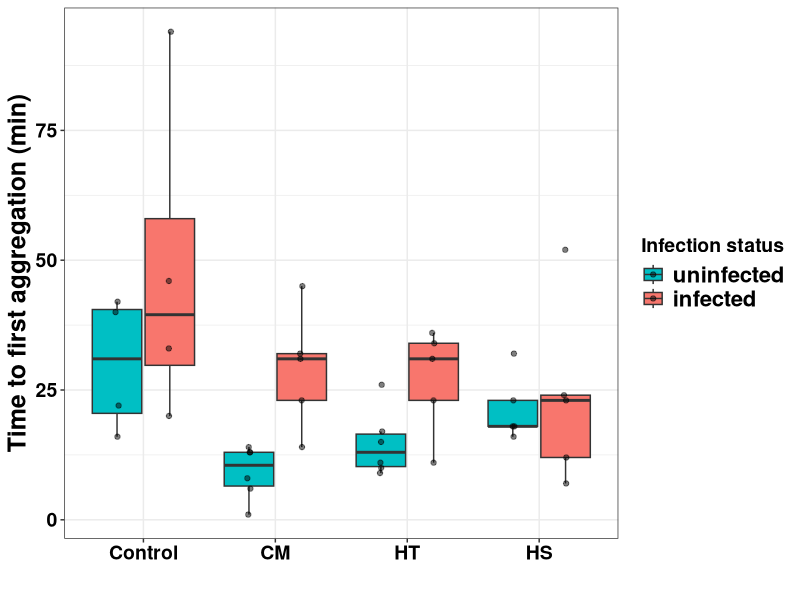
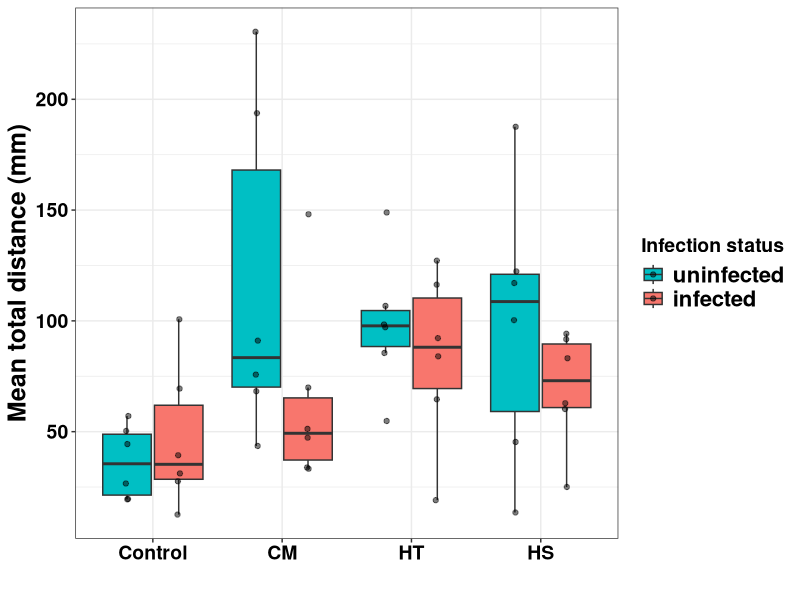
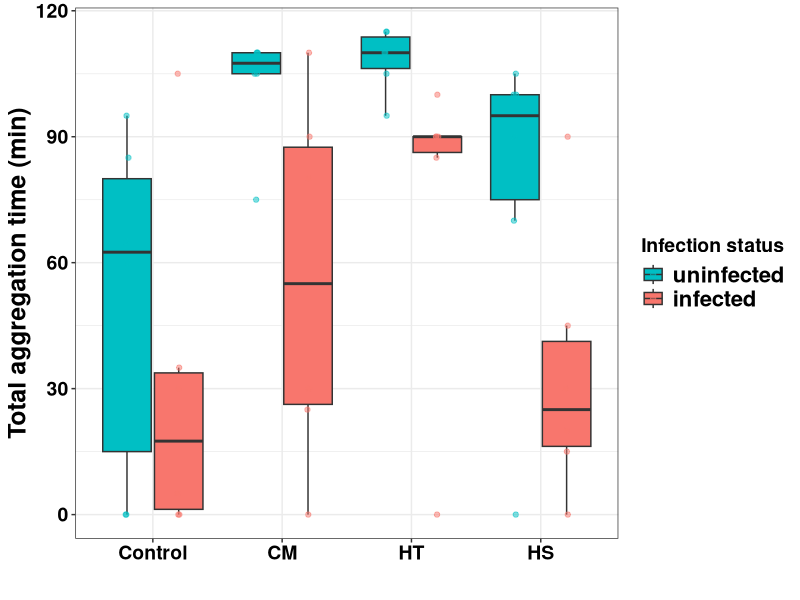
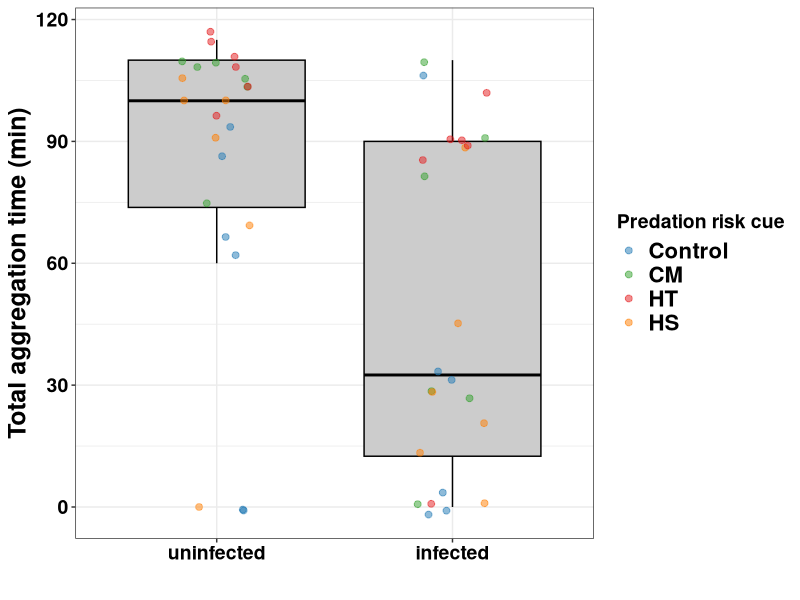
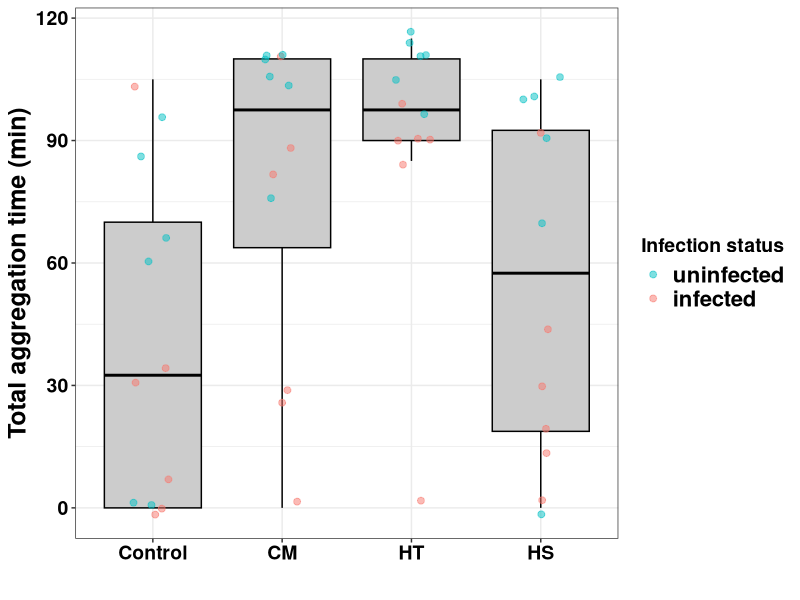
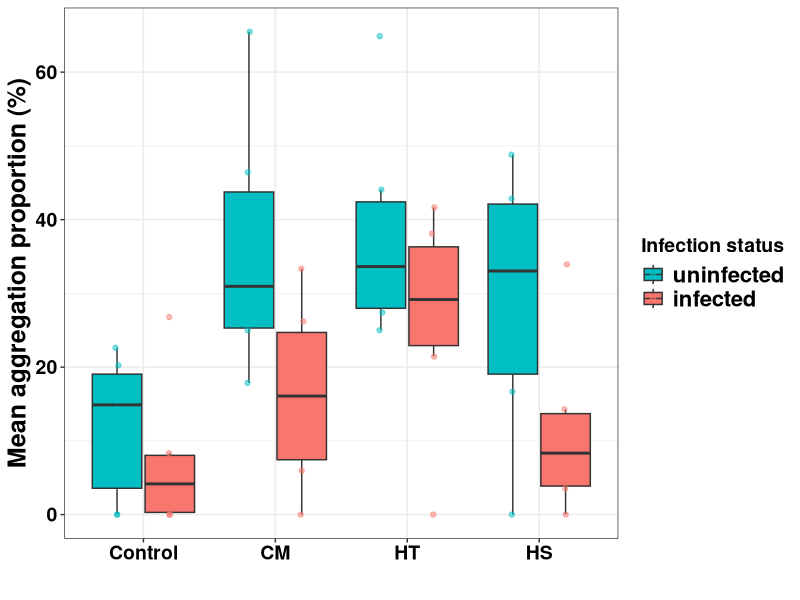
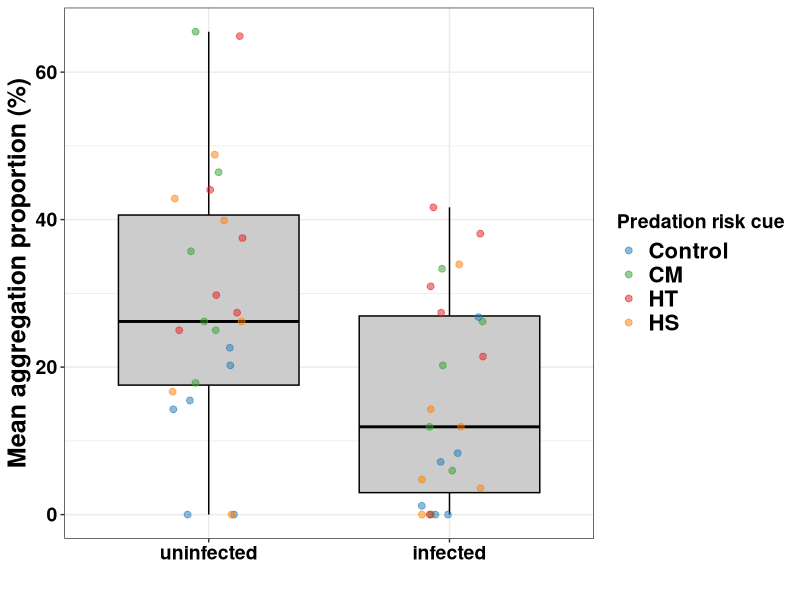
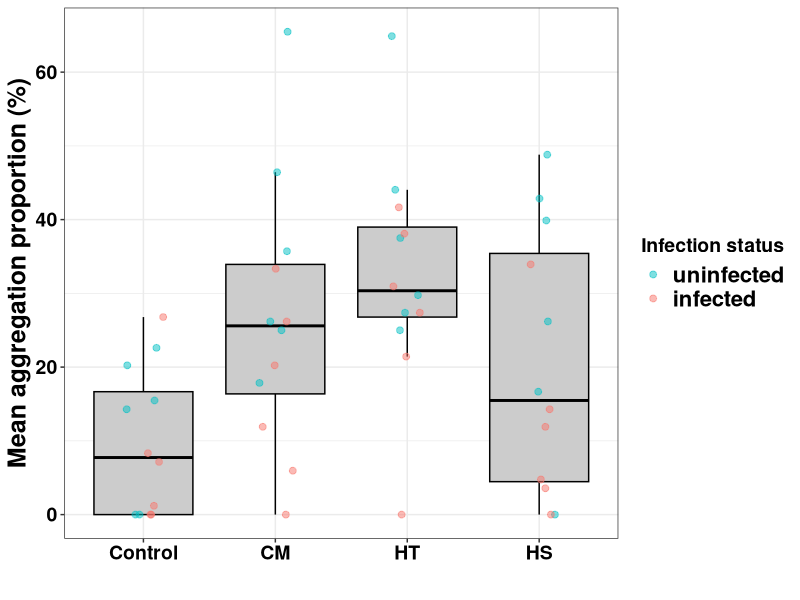

Source code (R) for these figures, in order:
# Mussel Movement & Aggregation - Figures
# Project: Effects of parasitic infection on predation risk responses in
#          blue mussels (Mytilus edulis)
# Plot order follows the analysis code order
# p1-p8: main boxplots (Group x Status)
# p3b, p4b: alternative plots for total_time_agg and mean_A (Status as x-axis)
# p3c, p4c: alternative plots for total_time_agg and mean_A (Group as x-axis,
#           Status as jitter colour)
# p_cor: overall Spearman correlation figure (main)
# p_cor_supp: grouped correlation figure (supplementary)

library(dplyr)
library(ggplot2)
library(ggpubr)
library(tidyr)
library(purrr)

# 0. Data preparation

move_total <- read.csv(
  "data/processed/merged_movement.csv",
  header = TRUE, sep = ",", stringsAsFactors = FALSE, fileEncoding = "UTF-8"
)

move_total$Group  <- factor(move_total$Group,
                            levels = c("Control", "CM", "HT", "HS"))
move_total$Status <- factor(move_total$Status,
                            levels = c("uninfected", "infected"))

# Colour palettes 
col_status <- c("uninfected" = "#00BFC4", "infected" = "#F8766D")
col_group  <- c("Control" = "#1f78b4", "CM" = "#33a02c",
                "HT" = "#e31a1c", "HS" = "#ff7f00")

# Common theme 
base_theme <- theme_bw() +
  theme(
    strip.text   = element_text(face = "bold", size = 16),
    axis.text    = element_text(face = "bold", size = 14, color = "black"),
    axis.title   = element_text(face = "bold", size = 18, color = "black"),
    legend.title = element_text(face = "bold", size = 14, color = "black"),
    legend.text  = element_text(face = "bold", size = 16, color = "black")
  )

# p1: Time to first aggregation - Start_Time (min)
#     Only arenas where aggregation was observed (Aggregated == "yes")

p1 <- move_total %>%
  filter(Aggregated == "yes") %>%
  ggplot(aes(x = Group, y = Start_Time, fill = Status)) +
  geom_boxplot(
    outlier.shape = NA, alpha = 1,
    position = position_dodge(width = 0.8)
  ) +
  geom_jitter(
    alpha = 0.5, size = 1.5,
    position = position_jitterdodge(jitter.width = 0.05, dodge.width = 0.8)
  ) +
  scale_fill_manual(values = col_status) +
  base_theme +
  labs(y = "Time to first aggregation (min)", x = " ",
       fill = "Infection status")

p1

ggsave(
  "outputs/figures/p1_start_time.pdf",
  plot = p1, width = 8, height = 6
)

# p2: Mean total distance - mean_gross_mm (mm)

p2 <- ggplot(move_total,
             aes(x = Group, y = mean_gross_mm, fill = Status)) +
  geom_boxplot(outlier.shape = NA, alpha = 1,
               position = position_dodge(width = 0.8)) +
  geom_jitter(alpha = 0.5, size = 1.5,
              position = position_jitterdodge(jitter.width = 0.05,
                                              dodge.width = 0.8)) +
  scale_fill_manual(values = col_status) +
  base_theme +
  labs(y = "Mean total distance (mm)", x = " ",
       fill = "Infection status")

p2

ggsave(
  "outputs/figures/p2_total_distance.pdf",
  plot = p2, width = 8, height = 6
)

# p3: Total aggregation time - total_time_agg (min)
#     Version A: Group as x-axis, Status as fill

p3 <- ggplot(move_total,
             aes(x = Group, y = total_time_agg, fill = Status)) +
  geom_boxplot(outlier.shape = NA, alpha = 1,
               position = position_dodge(width = 0.8)) +
  geom_jitter(aes(color = Status), alpha = 0.5, size = 1.5,
              position = position_jitterdodge(jitter.width = 0.05,
                                              dodge.width = 0.8)) +
  scale_fill_manual(values = col_status) +
  scale_color_manual(values = col_status) +
  base_theme +
  labs(y = "Total aggregation time (min)", x = " ",
       fill = "Infection status", color = "Infection status")

p3

ggsave(
  "outputs/figures/p3_total_agg_time.pdf",
  plot = p3, width = 8, height = 6
)

# p3b: Total aggregation time - total_time_agg (min)
#      Version B: Status as x-axis, Group as colour
#      Rationale: highlights the infection status effect independently
#                 from cue type

p3b <- ggplot(move_total,
              aes(x = Status, y = total_time_agg)) +
  geom_boxplot(aes(group = Status), fill = "grey80", color = "black",
               outlier.shape = NA) +
  geom_jitter(aes(color = Group), width = 0.15, alpha = 0.5, size = 2) +
  scale_color_manual(values = col_group) +
  base_theme +
  labs(y = "Total aggregation time (min)", x = " ",
       color = "Predation risk cue")

p3b

ggsave(
  "outputs/figures/p3b_total_agg_time_status.pdf",
  plot = p3b, width = 6, height = 6
)

# p3c: Total aggregation time - total_time_agg (min)
#      Group as x-axis, grey boxplot, Status as jitter colour
#      Rationale: highlights cue type effect with infection status shown as points

p3c <- ggplot(move_total,
              aes(x = Group, y = total_time_agg)) +
  geom_boxplot(aes(group = Group), fill = "grey80", color = "black",
               outlier.shape = NA) +
  geom_jitter(aes(color = Status), width = 0.15, alpha = 0.5, size = 2) +
  scale_color_manual(values = col_status) +
  base_theme +
  labs(y = "Total aggregation time (min)", x = " ",
       color = "Infection status")

p3c

ggsave(
  "outputs/figures/p3c_total_agg_time_group.pdf",
  plot = p3c, width = 6, height = 6
)

# p4: Mean aggregation proportion - mean_A (%)
#     Version A: Group as x-axis, Status as fill

p4 <- ggplot(move_total,
             aes(x = Group, y = mean_A, fill = Status)) +
  geom_boxplot(outlier.shape = NA, alpha = 1,
               position = position_dodge(width = 0.8)) +
  geom_jitter(aes(color = Status), alpha = 0.5, size = 1.5,
              position = position_jitterdodge(jitter.width = 0.05,
                                              dodge.width = 0.8)) +
  scale_fill_manual(values = col_status) +
  scale_color_manual(values = col_status) +
  base_theme +
  labs(y = "Mean aggregation proportion (%)", x = " ",
       fill = "Infection status", color = "Infection status")

p4

ggsave(
  "outputs/figures/p4_mean_A.pdf",
  plot = p4, width = 8, height = 6
)

# p4b: Mean aggregation proportion - mean_A (%)
#      Version B: Status as x-axis, Group as colour
#      Rationale: highlights the infection status effect independently
#                 from cue type

p4b <- ggplot(move_total,
              aes(x = Status, y = mean_A)) +
  geom_boxplot(aes(group = Status), fill = "grey80", color = "black",
               outlier.shape = NA) +
  geom_jitter(aes(color = Group), width = 0.15, alpha = 0.5, size = 2) +
  scale_color_manual(values = col_group) +
  base_theme +
  labs(y = "Mean aggregation proportion (%)", x = " ",
       color = "Predation risk cue")

p4b

ggsave(
  "outputs/figures/p4b_mean_A_status.pdf",
  plot = p4b, width = 6, height = 6
)

# p4c: Mean aggregation proportion - mean_A (%)
#      Group as x-axis, grey boxplot, Status as jitter colour
#      Rationale: highlights cue type effect with infection status shown as points

p4c <- ggplot(move_total,
              aes(x = Group, y = mean_A)) +
  geom_boxplot(aes(group = Group), fill = "grey80", color = "black",
               outlier.shape = NA) +
  geom_jitter(aes(color = Status), width = 0.15, alpha = 0.5, size = 2) +
  scale_color_manual(values = col_status) +
  base_theme +
  labs(y = "Mean aggregation proportion (%)", x = " ",
       color = "Infection status")

p4c

ggsave(
  "outputs/figures/p4c_mean_A_group.pdf",
  plot = p4c, width = 6, height = 6
)

# p5: Byssus thread count - Byssus (count per mussel)

p5 <- ggplot(move_total,
             aes(x = Group, y = Byssus, fill = Status)) +
  geom_boxplot(outlier.shape = NA, alpha = 1,
               position = position_dodge(width = 0.8)) +
  geom_jitter(alpha = 0.5, size = 1.5,
              position = position_jitterdodge(jitter.width = 0.05,
                                              dodge.width = 0.8)) +
  scale_fill_manual(values = col_status) +
  base_theme +
  labs(y = "Byssus thread", x = " ",
       fill = "Infection status")

p5

ggsave(
  "outputs/figures/p5_byssus.pdf",
  plot = p5, width = 8, height = 6
)

# p6: Mean net displacement - mean_net_mm (mm)

p6 <- ggplot(move_total,
             aes(x = Group, y = mean_net_mm, fill = Status)) +
  geom_boxplot(outlier.shape = NA, alpha = 1,
               position = position_dodge(width = 0.8)) +
  geom_jitter(alpha = 0.5, size = 1.5,
              position = position_jitterdodge(jitter.width = 0.05,
                                              dodge.width = 0.8)) +
  scale_fill_manual(values = col_status) +
  base_theme +
  labs(y = "Mean net displacement (mm)", x = " ",
       fill = "Infection status")

p6

ggsave(
  "outputs/figures/p6_net_distance.pdf",
  plot = p6, width = 8, height = 6
)

# p7: Mean confinement index - mean_CI (ratio, 0-1)

p7 <- ggplot(move_total,
             aes(x = Group, y = mean_CI, fill = Status)) +
  geom_boxplot(outlier.shape = NA, alpha = 1,
               position = position_dodge(width = 0.8)) +
  geom_jitter(alpha = 0.5, size = 1.5,
              position = position_jitterdodge(jitter.width = 0.05,
                                              dodge.width = 0.8)) +
  scale_fill_manual(values = col_status) +
  base_theme +
  labs(y = "Mean confinement index", x = " ",
       fill = "Infection status")

p7

ggsave(
  "outputs/figures/p7_confinement_index.pdf",
  plot = p7, width = 8, height = 6
)

# p8: Maximum aggregation proportion - Amax (%)

p8 <- ggplot(move_total,
             aes(x = Group, y = Amax, fill = Status)) +
  geom_boxplot(outlier.shape = NA, alpha = 1,
               position = position_dodge(width = 0.8)) +
  geom_jitter(aes(color = Status), alpha = 0.5, size = 1.5,
              position = position_jitterdodge(jitter.width = 0.05,
                                              dodge.width = 0.8)) +
  scale_fill_manual(values = col_status) +
  scale_color_manual(values = col_status) +
  base_theme +
  labs(y = "Maximum aggregation proportion (%)", x = " ",
       fill = "Infection status", color = "Infection status")

p8

ggsave(
  "outputs/figures/p8_Amax.pdf",
  plot = p8, width = 8, height = 6
)

# p_cor: Overall Spearman correlation figure (MAIN)
#        n = 48 arenas across all treatments
#        Panel A: Amax ~ mean total distance (taxis)
#        Panel B: Amax ~ mean net displacement (taxis)
#        Panel C: Amax ~ byssus thread count (aggregation strength)

vars_clean <- move_total %>%
  select(Amax, mean_gross_mm, mean_net_mm, Byssus) %>%
  drop_na()

cor_gross_overall  <- cor.test(vars_clean$Amax, vars_clean$mean_gross_mm,
                               method = "spearman", exact = FALSE)
cor_net_overall    <- cor.test(vars_clean$Amax, vars_clean$mean_net_mm,
                               method = "spearman", exact = FALSE)
cor_byssus_overall <- cor.test(vars_clean$Amax, vars_clean$Byssus,
                               method = "spearman", exact = FALSE)

make_label <- function(cor_obj) {
  paste0("\u03c1 = ", round(cor_obj$estimate, 2),
         ", p = ", signif(cor_obj$p.value, 2))
}

cor_theme <- theme_bw() +
  theme(
    strip.text   = element_text(face = "bold", size = 16),
    axis.text    = element_text(face = "bold", size = 14, color = "black"),
    axis.title   = element_text(face = "bold", size = 18, color = "black"),
    legend.title = element_text(face = "bold", size = 14, color = "black"),
    legend.text  = element_text(face = "bold", size = 16, color = "black"),
    legend.position = "bottom"
  )

# Panel A: Amax vs mean total distance
pa <- ggplot(vars_clean, aes(x = mean_gross_mm, y = Amax)) +
  geom_point(size = 2.5, alpha = 0.5, color = "grey40") +
  geom_smooth(method = "lm", se = TRUE, color = "black") +
  annotate("text",
           x = min(vars_clean$mean_gross_mm, na.rm = TRUE),
           y = max(vars_clean$Amax, na.rm = TRUE),
           label = make_label(cor_gross_overall),
           hjust = 0, vjust = 1.2, size = 5) +
  cor_theme +
  labs(x = "Mean total distance (mm)",
       y = "Maximum aggregation proportion (%)")

# Panel B: Amax vs mean net displacement
pb <- ggplot(vars_clean, aes(x = mean_net_mm, y = Amax)) +
  geom_point(size = 2.5, alpha = 0.5, color = "grey40") +
  geom_smooth(method = "lm", se = TRUE, color = "black") +
  annotate("text",
           x = min(vars_clean$mean_net_mm, na.rm = TRUE),
           y = max(vars_clean$Amax, na.rm = TRUE),
           label = make_label(cor_net_overall),
           hjust = 0, vjust = 1.2, size = 5) +
  cor_theme +
  labs(x = "Mean net displacement (mm)",
       y = "Maximum aggregation proportion (%)")

# Panel C: Amax vs byssus thread count
pc <- ggplot(vars_clean, aes(x = Byssus, y = Amax)) +
  geom_point(size = 2.5, alpha = 0.5, color = "grey40") +
  geom_smooth(method = "lm", se = TRUE, color = "black") +
  annotate("text",
           x = min(vars_clean$Byssus, na.rm = TRUE),
           y = max(vars_clean$Amax, na.rm = TRUE),
           label = make_label(cor_byssus_overall),
           hjust = 0, vjust = 1.2, size = 5) +
  cor_theme +
  labs(x = "Byssus thread",
       y = "Maximum aggregation proportion (%)")

p_cor <- ggarrange(pa, pb, pc,
                   ncol = 3, nrow = 1,
                   labels = c("A", "B", "C"))
p_cor

ggsave(
  "outputs/figures/p_cor_overall.pdf",
  plot = p_cor, width = 15, height = 8
)
ggsave(
  "outputs/figures/p_cor_overall.png",
  plot = p_cor, width = 15, height = 7,
  dpi = 300
)

# p_cor_supp: Grouped Spearman correlation figure (SUPPLEMENTARY)
#             n = 6 per Group x Status subgroup - exploratory only
#             Faceted by Status (rows) x Variable (columns)
#             Coloured by Group

plot_data_supp <- move_total %>%
  select(Group, Status, Amax, mean_net_mm, mean_gross_mm, Byssus) %>%
  pivot_longer(
    cols = c(mean_gross_mm, mean_net_mm, Byssus),
    names_to  = "Variable",
    values_to = "Value"
  ) %>%
  mutate(Variable = factor(Variable,
                           levels = c("mean_gross_mm", "mean_net_mm", "Byssus"),
                           labels = c("Mean total distance (mm)",
                                      "Mean net displacement (mm)",
                                      "Byssus thread count")))

p_cor_supp <- ggplot(plot_data_supp,
                     aes(x = Value, y = Amax, color = Group)) +
  geom_point(size = 2, alpha = 0.5) +
  geom_smooth(method = "lm", se = FALSE) +
  facet_grid(Status ~ Variable, scales = "free_x") +
  scale_color_manual(values = col_group) +
  theme_bw() +
  theme(
    legend.position  = "top",
    strip.text       = element_text(face = "bold", size = 16),
    axis.text        = element_text(face = "bold", size = 14, color = "black"),
    axis.title       = element_text(face = "bold", size = 18, color = "black"),
    legend.title     = element_text(face = "bold", size = 14, color = "black"),
    legend.text      = element_text(face = "bold", size = 16, color = "black")
  ) +
  labs(
    x       = " ",
    y       = "Maximum aggregation proportion (%)",
    color   = "Predation risk cue",
    caption = "Exploratory analysis: n = 6 per subgroup. Interpret with caution."
  )

p_cor_supp

ggsave(
  "outputs/figures/p_cor_supp.pdf",
  plot = p_cor_supp, width = 12, height = 7
)
